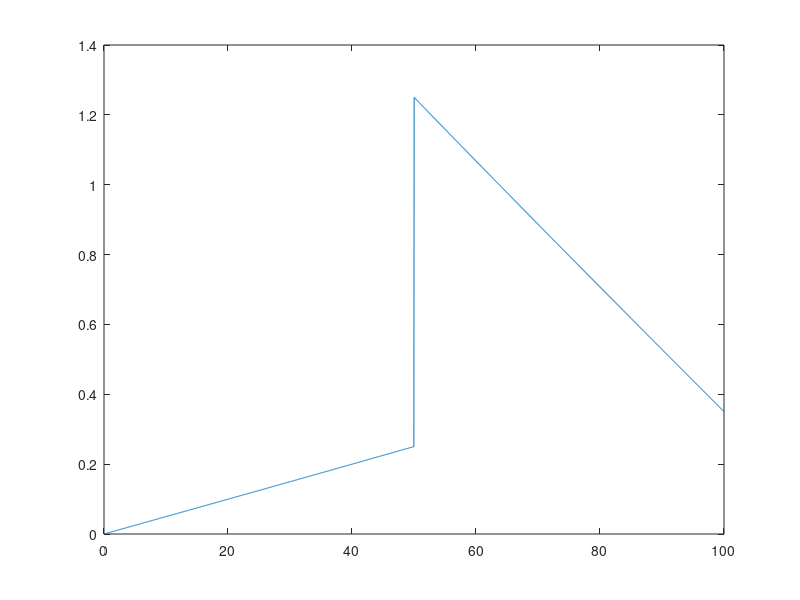
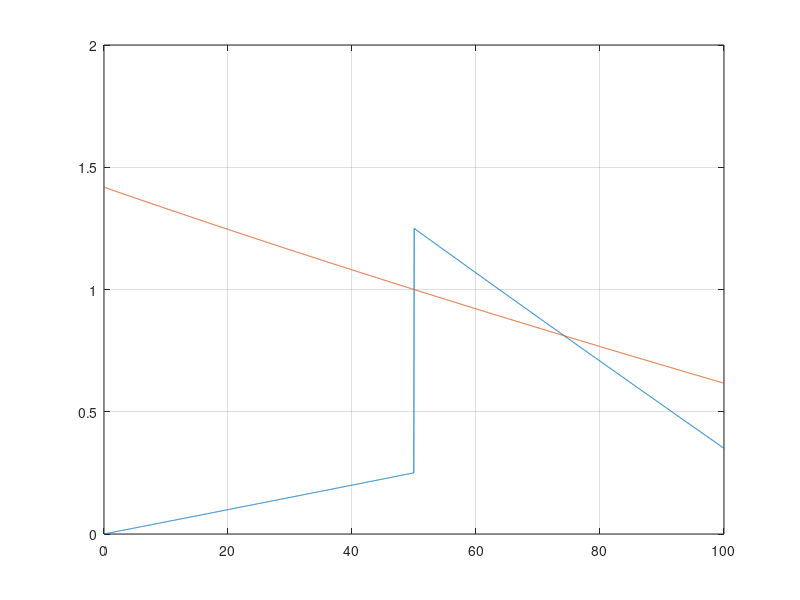

MATLAB code for these plots, in order:
close all
clear all
clc

bet = 0.95
m = 0.012
x0 = 50
x1 = 0
x2 = 100

x = linspace(x1,x2,2000);

ap = sqrt((1+bet)/(1-bet))+1;
am = sqrt((1+bet)/(1-bet))-1;
% k = sqrt((1+b)/(1-b));

k = m*sqrt(1-bet*bet)
b = m*(1+bet)

divis = k*cosh(k*(x2-x1))+m*sinh(k*(x2-x1));

mn = (m-b)*(cosh(k*(x2-x0))+(k-b*m/k)*sinh(k*(x2-x0)));

f_m = mn/divis*sinh(k*(x1-x));

f_p = cosh(k*(x-x0)).*(1-b/k*tanh(k*(x-x0))).*(x>x0);

f = f_m+f_p;

numer = k*cosh(k*(x2-x))+m*sinh(k*(x2-x));
f0=numer/divis;

 plot(x,f); hold on;
%  plot(x,f); hold on;
%  legend({'Total', 'Heaviside part', 'Another part', 'Transmission formula'},'Location','SW');
% line([x0,x0],[min(f), max(f)], 'Color', 'black')
% axis([min(x) max(x) min(f) max(f)])

mn1 = (b-m)*cosh(k*(x2-x0))+(-k+b*m/k)*sinh(k*(x2-x0));

f_m1 = mn1/divis*sinh(k*(x-x1));

f_p1 = cosh(k*(x-x0)).*(1-b/k*tanh(k*(x-x0))).*(x>x0);

f1 = f_m1+f_p1;

a = (m-k)/(m+k);
f2 = (exp(k*(x2-x))-a*exp(-k*(x2-x)))./(exp(k*(x2-x0))-a*exp(-k*(x2-x0)));


figure

plot(x,f, x,f2); grid on;
% legend({'Total1', 'Transmission formula'},'Location','SW');
% line([x0,x0],[min(f), max(f)], 'Color', 'black')
% axis([min(x) max(x) min(f) max(f)])